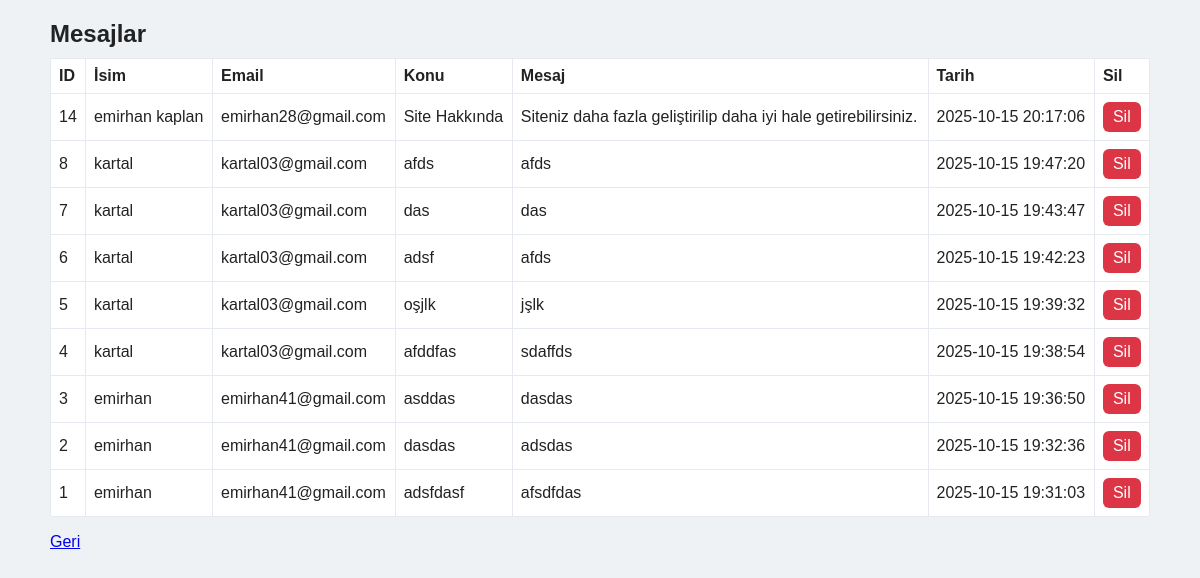
The page /admin-panel/mesajlar.php (signed in) on the database its author committed.
### tables this page shows
CREATE TABLE `mesajlar` (
  `id` int(11) NOT NULL,
  `isim` varchar(100) NOT NULL,
  `email` varchar(150) NOT NULL,
  `konu` varchar(255) NOT NULL,
  `mesaj` text NOT NULL,
  `tarih` datetime DEFAULT current_timestamp()
);

### admin-panel/mesajlar.php (the view, shortened to what this page needs)
<?php
require 'db.php';
$res = $conn->query('SELECT * FROM mesajlar ORDER BY tarih DESC');
?>
<!doctype html>
<html lang="tr">
<head><meta charset="utf-8"><title>Mesajlar</title><link rel="stylesheet" href="style.css"></head>
<body>
<div class="container">
  <h2>Mesajlar</h2>
  <table class="list">
    <thead><tr><th>ID</th><th>İsim</th><th>Email</th><th>Konu</th><th>Mesaj</th><th>Tarih</th><th>Sil</th></tr></thead>
    <tbody>
    <?php while($m = $res->fetch_assoc()): ?>
      <tr>
        <td><?php echo $m['id']; ?></td>
        <td><?php echo htmlspecialchars($m['isim']); ?></td>
        <td><?php echo htmlspecialchars($m['email']); ?></td>
        <td><?php echo htmlspecialchars($m['konu']); ?></td>
        <td><?php echo nl2br(htmlspecialchars($m['mesaj'])); ?></td>
        <td><?php echo $m['tarih']; ?></td>
        <td><a class="btn red" href="mesajlar.php?delete=<?php echo $m['id']; ?>" onclick="return confirm('Silinsin mi?')">Sil</a></td>
      </tr>
    <?php endwhile; ?>
    </tbody>
  </table>
  <p><a href="admin-panel.php">Geri</a></p>
</div>
</body>
</html>

### admin-panel/style.css (style rules this page uses)
body { font-family:Arial,Helvetica,sans-serif;background:#eef2f5;color:#222;margin:0;padding:0 }
.container { max-width:1100px;margin:20px auto;padding:0 12px }
.btn { display:inline-block;padding:6px 10px;background:#0d6efd;color:#fff;border-radius:6px;text-decoration:none }
.btn.red { background:#dc3545 }
table.list { width:100%;border-collapse:collapse;background:#fff }
table.list th, table.list td { padding:8px;border:1px solid #e6e9ef;text-align:left }
h1,h2 { margin:0 0 10px 0 }

### rows shown on the page
mesajlar: id "14", isim "emirhan kaplan", email "emirhan28@gmail.com", konu "Site Hakkında", mesaj "Siteniz daha fazla geliştirilip daha iyi hale getirebilirsiniz.", tarih "2025-10-15 20:17:06"
mesajlar: id "8", isim "kartal", email "kartal03@gmail.com", konu "afds", mesaj "afds", tarih "2025-10-15 19:47:20"
mesajlar: id "7", isim "kartal", email "kartal03@gmail.com", konu "das", mesaj "das", tarih "2025-10-15 19:43:47"
mesajlar: id "6", isim "kartal", email "kartal03@gmail.com", konu "adsf", mesaj "afds", tarih "2025-10-15 19:42:23"
mesajlar: id "5", isim "kartal", email "kartal03@gmail.com", konu "oşjlk", mesaj "jşlk", tarih "2025-10-15 19:39:32"
mesajlar: id "4", isim "kartal", email "kartal03@gmail.com", konu "afddfas", mesaj "sdaffds", tarih "2025-10-15 19:38:54"
mesajlar: id "3", isim "emirhan", email "emirhan41@gmail.com", konu "asddas", mesaj "dasdas", tarih "2025-10-15 19:36:50"
mesajlar: id "2", isim "emirhan", email "emirhan41@gmail.com", konu "dasdas", mesaj "adsdas", tarih "2025-10-15 19:32:36"
mesajlar: id "1", isim "emirhan", email "emirhan41@gmail.com", konu "adsfdasf", mesaj "afsdfdas", tarih "2025-10-15 19:31:03"
